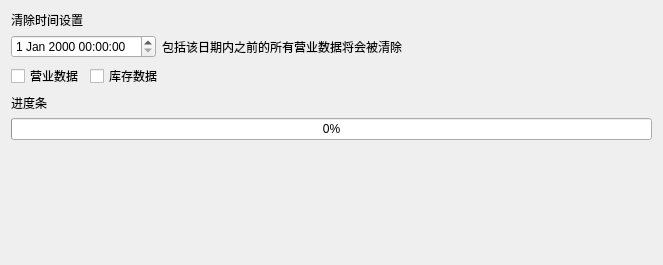
<?xml version="1.0" encoding="UTF-8"?>
<ui version="4.0">
 <class>w_sys_manage_businessdataclear_Dialog</class>
 <widget class="QDialog" name="w_sys_manage_businessdataclear_Dialog">
  <property name="geometry">
   <rect>
    <x>0</x>
    <y>0</y>
    <width>663</width>
    <height>265</height>
   </rect>
  </property>
  <property name="windowTitle">
   <string>Dialog</string>
  </property>
  <layout class="QVBoxLayout" name="verticalLayout_2">
   <item>
    <widget class="QLabel" name="label_3">
     <property name="text">
      <string>清除时间设置</string>
     </property>
    </widget>
   </item>
   <item>
    <layout class="QHBoxLayout" name="horizontalLayout_4" stretch="0,1">
     <item>
      <widget class="lds_datetimeEdit" name="dateTimeEdit"/>
     </item>
     <item>
      <widget class="QLabel" name="label">
       <property name="text">
        <string>包括该日期内之前的所有营业数据将会被清除</string>
       </property>
      </widget>
     </item>
    </layout>
   </item>
   <item>
    <layout class="QHBoxLayout" name="horizontalLayout_3">
     <item>
      <widget class="QCheckBox" name="checkBox">
       <property name="text">
        <string>营业数据</string>
       </property>
      </widget>
     </item>
     <item>
      <widget class="QCheckBox" name="checkBox_2">
       <property name="text">
        <string>库存数据</string>
       </property>
      </widget>
     </item>
     <item>
      <spacer name="horizontalSpacer">
       <property name="orientation">
        <enum>Qt::Horizontal</enum>
       </property>
       <property name="sizeHint" stdset="0">
        <size>
         <width>40</width>
         <height>20</height>
        </size>
       </property>
      </spacer>
     </item>
    </layout>
   </item>
   <item>
    <layout class="QVBoxLayout" name="verticalLayout">
     <item>
      <widget class="QLabel" name="label_4">
       <property name="text">
        <string>进度条</string>
       </property>
       <property name="alignment">
        <set>Qt::AlignLeading|Qt::AlignLeft|Qt::AlignVCenter</set>
       </property>
      </widget>
     </item>
     <item>
      <widget class="QProgressBar" name="progressBar">
       <property name="value">
        <number>0</number>
       </property>
      </widget>
     </item>
     <item>
      <widget class="QTextBrowser" name="textBrowser_2">
       <property name="styleSheet">
        <string notr="true">
background:transparent;
color:red;</string>
       </property>
      </widget>
     </item>
    </layout>
   </item>
   <item>
    <widget class="lds_toolbar" name="widget"/>
   </item>
  </layout>
 </widget>
 <customwidgets>
  <customwidget>
   <class>lds_toolbar</class>
   <extends>QFrame</extends>
   <header>lds_toolbar.h</header>
   <container>1</container>
  </customwidget>
  <customwidget>
   <class>lds_datetimeEdit</class>
   <extends>QDateTimeEdit</extends>
   <header>lds_datetimeedit.h</header>
  </customwidget>
 </customwidgets>
 <resources/>
 <connections/>
</ui>
